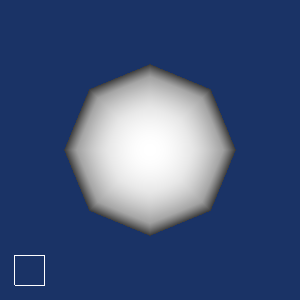

Source code (Python):
#!/usr/bin/env python
# Demonstrate vtkBorderWidget with proportional resize on a sphere actor.

import vtkmodules.vtkInteractionStyle  # noqa: F401
import vtkmodules.vtkRenderingFreeType  # noqa: F401
import vtkmodules.vtkRenderingOpenGL2  # noqa: F401

from vtkmodules.vtkFiltersSources import vtkSphereSource
from vtkmodules.vtkInteractionWidgets import (
    vtkBorderRepresentation,
    vtkBorderWidget,
)
from vtkmodules.vtkRenderingCore import (
    vtkActor,
    vtkPolyDataMapper,
    vtkRenderWindow,
    vtkRenderWindowInteractor,
    vtkRenderer,
)

# Create a sphere actor
sphere = vtkSphereSource()

mapper = vtkPolyDataMapper()
mapper.SetInputConnection(sphere.GetOutputPort())

actor = vtkActor()
actor.SetMapper(mapper)

# Renderer
renderer = vtkRenderer()
renderer.AddActor(actor)
renderer.SetBackground(0.1, 0.2, 0.4)

# Render window
render_window = vtkRenderWindow()
render_window.AddRenderer(renderer)
render_window.SetWindowName("border widget")
render_window.SetSize(300, 300)

# Interactor
interactor = vtkRenderWindowInteractor()
interactor.SetRenderWindow(render_window)

# Widget
rep = vtkBorderRepresentation()
rep.ProportionalResizeOn()
rep.SetShowBorderToOn()

border_widget = vtkBorderWidget()
border_widget.SetInteractor(interactor)
border_widget.SetRepresentation(rep)
border_widget.SelectableOff()
border_widget.On()

interactor.Initialize()
interactor.Start()
